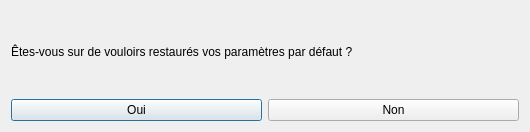
<?xml version="1.0" encoding="UTF-8"?>
<ui version="4.0">
 <class>ConfirmResetSettingsDialog</class>
 <widget class="QDialog" name="ConfirmResetSettingsDialog">
  <property name="geometry">
   <rect>
    <x>0</x>
    <y>0</y>
    <width>530</width>
    <height>132</height>
   </rect>
  </property>
  <property name="windowTitle">
   <string>Confirmation restauration</string>
  </property>
  <layout class="QVBoxLayout" name="verticalLayout">
   <item>
    <widget class="QLabel" name="label">
     <property name="text">
      <string>Êtes-vous sur de vouloirs restaurés vos paramètres par défaut ?</string>
     </property>
    </widget>
   </item>
   <item>
    <layout class="QHBoxLayout" name="horizontalLayout">
     <item>
      <widget class="QPushButton" name="yes_button">
       <property name="text">
        <string>Oui</string>
       </property>
      </widget>
     </item>
     <item>
      <widget class="QPushButton" name="no_button">
       <property name="text">
        <string>Non</string>
       </property>
      </widget>
     </item>
    </layout>
   </item>
  </layout>
 </widget>
 <resources/>
 <connections/>
</ui>
